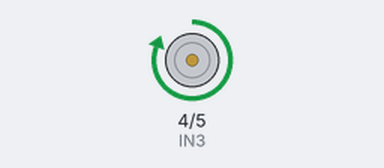
This sketch was run on a simulated Arduino Uno, built with avr-gcc and run on an emulated ATmega328P. Shown: motor-driver pin pairs drawn as motors (green arrow = first pin HIGH = forward, orange = second pin HIGH = backward, longer = more drive). At 8.0 s the program stops and its outputs stay as they are.

Above: at 0.1 s.
At 5.1 s:
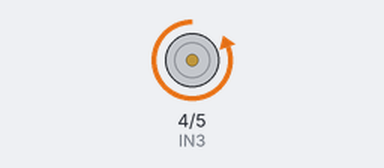
At 8.1 s:
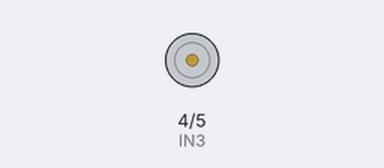
Timing chart, 0 to 9.5 s (numbered marks = the images above):
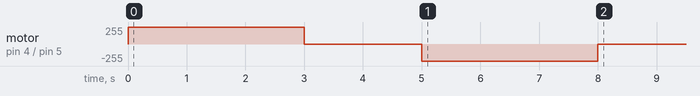

Measured:
- by itself, motor on pin 4 (IN3) / pin 5 (IN4): stopped → forward 255/255 at 0.00 s, → stopped 3.0 s later, → backward 255/255 2.0 s later, → stopped 3.0 s later

The sketch:

right_motor_test.ino
```cpp
const int IN3 = 4;
const int IN4 = 5;

void setup() {
  pinMode(IN3, OUTPUT);
  pinMode(IN4, OUTPUT);
}

void loop() {

  // Test 1
  digitalWrite(IN3, HIGH);
  digitalWrite(IN4, LOW);
  delay(3000);

  // Stop
  digitalWrite(IN3, LOW);
  digitalWrite(IN4, LOW);
  delay(2000);

  // Test 2
  digitalWrite(IN3, LOW);
  digitalWrite(IN4, HIGH);
  delay(3000);

  // Stop
  digitalWrite(IN3, LOW);
  digitalWrite(IN4, LOW);
  while (1);
}
```
